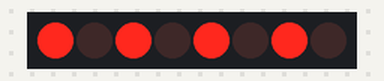
Recording of a sketch running on a simulated Arduino Uno, built with avr-gcc and run on an emulated ATmega328P. On the bench: 8 shift-register outputs drawn as a row of LEDs (first output left, lit = HIGH). Wiring (inferred from the names in the program): shift register (74HC595): data pin 12; shift clock pin 9; latch pin 11. Wiring (inferred from the signals the program sends): row of LEDs: on Q0, Q1, Q2, Q3, Q4, Q5, Q6, Q7.

Above: at 0.1 s.
At 0.6 s:
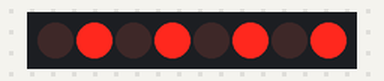
At 1.1 s:
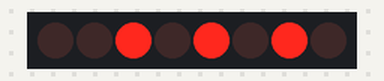
At 1.6 s:
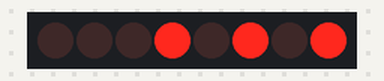
At 2.6 s:
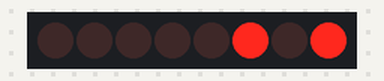
At 3.6 s:
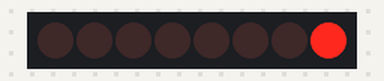
Timing chart, 0 to 5.5 s (numbered marks = the images above):
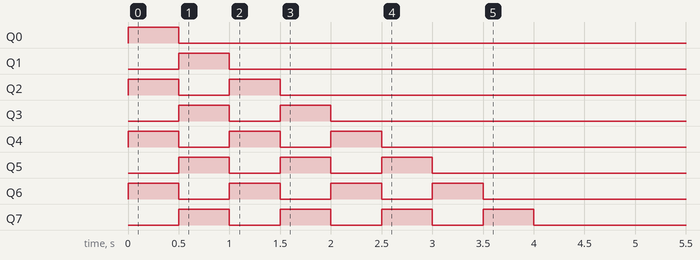

Measured:
- by itself, Q0: LOW → HIGH at 0.00 s, → LOW 0.50 s later
- by itself, Q1: LOW → HIGH at 0.50 s, → LOW 0.50 s later
- by itself, Q2, Q3: alternates HIGH for 0.50 s and LOW for 0.50 s, 4 changes in all, then stays LOW
- by itself, Q4, Q5: alternates HIGH for 0.50 s and LOW for 0.50 s, 6 changes in all, then stays LOW
- by itself, Q6, Q7: alternates HIGH for 0.50 s and LOW for 0.50 s, 8 changes in all, then stays LOW

The sketch:

24._LEFT_and_RIGHT_shift.ino
```cpp
int latchPin=11;
int clockPin=9;
int dataPin=12;
int dt=500;
byte LEDs=0b10101010;
int Shift=0;    // 0 for rightshift   1 for leftshift


void setup() {
  Serial.begin(9600);
  pinMode(latchPin,OUTPUT);
  pinMode(clockPin,OUTPUT);
  pinMode(dataPin,OUTPUT);
}

void loop() {
  //Serial.println(LEDs,HEX);
  digitalWrite(latchPin,LOW);
  shiftOut(dataPin,clockPin,LSBFIRST,LEDs);
  digitalWrite(latchPin,HIGH);
  if (Shift==0){
    LEDs=LEDs/2;
  }
  if (Shift==1){
    LEDs=LEDs*2;
  }
  else{
    LEDs=LEDs;
  }
  delay(dt);
}
```
